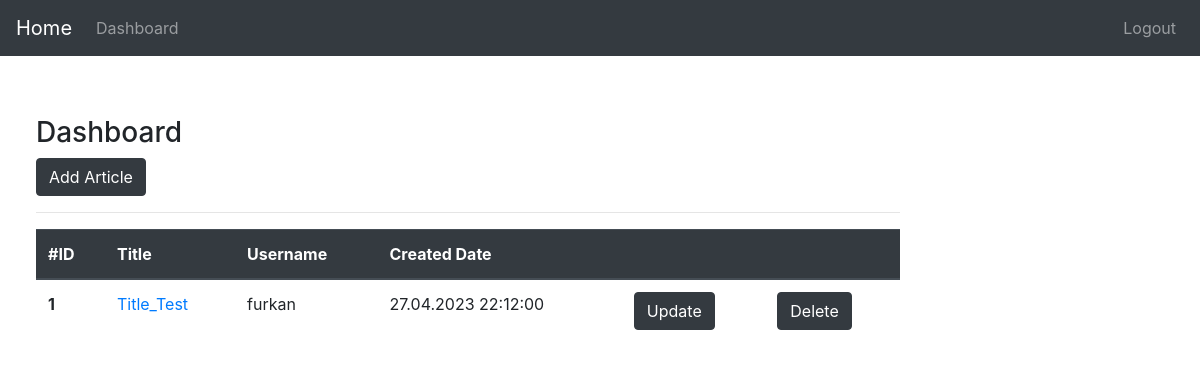
Page /dashboard (signed in) on the earlier database version.
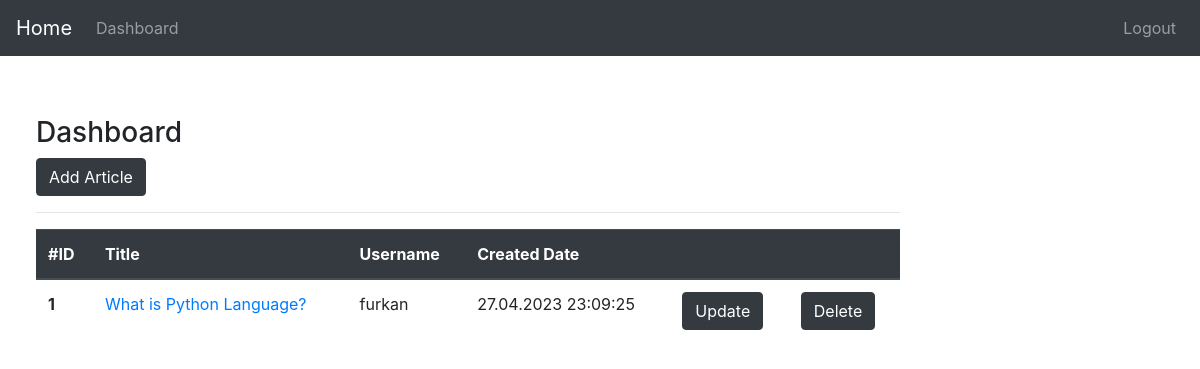
Same page on the later database version.
### main.py (models this page shows)
class Article(db.Model):
    article_id = db.Column(db.Integer , primary_key = True)
    username = db.Column(db.String , nullable = False )
    title = db.Column(db.String)
    content = db.Column(db.String)
    created_date = db.Column(db.String , default = datetime.now().strftime("%d.%m.%Y %H:%M:%S") )

### main.py (the view)
@app.route("/dashboard",methods=["GET","POST"])
@login_required
def dashboard():
    if request.method=="POST":
        return redirect(url_for("addarticle"))
    else:
        articles = Article.query.filter_by(username=session["username"]).all()
        if articles:
            return render_template("dashboard.html",articles=articles)
        else:
            return render_template("dashboard.html")

### main.py (called while the page is built)
@login_manager.user_loader
def load_user(user_id):
    return User.query.get(user_id)

### templates/dashboard.html
{% extends 'template.html' %}
{% block body %}
    <h3> Dashboard </h3>
    <a href="/addarticle"><button type="submit" class="btn btn-dark">Add Article</button></a>
    <hr>
    {% if articles %}
        <table class="table">
            <thead class="thead-dark">
            <tr>
                <th scope="col">#ID</th>
                <th scope="col">Title</th>
                <th scope="col">Username</th>
                <th scope="col">Created Date</th>
                <th scope="col"></th>
                <th scope="col"></th>
            </tr>
            </thead>
            <tbody>
                {% for article in articles %}
                    <tr>
                        <th scope="row">{{article.article_id}}</th>
                        <td><a href="/article-detail/{{article.article_id}}">{{article.title}}</a></td>
                        <td>{{article.username}}</td>
                        <td>{{article.created_date}}</td>
                        <td><a href="/update-article/{{article.article_id}}"><button class="btn btn-dark">Update</button></a></td>
                        <td><a href="/delete-article/{{article.article_id}}"><button class="btn btn-dark">Delete</button></a></td>
                    </tr>
                {% endfor %}
            </tbody>
        </table>
    {% endif %}
{% endblock  %}

### templates/template.html (shortened to what this page needs)
<!DOCTYPE html>
<html>
    <head>
        <link rel="stylesheet" href={{ url_for('static',filename='styles/template.css') }} type="text/css">
    </head>
    <body>
        {% include "includes/navbar.html" %}
        <div class="template">
            {% block body %}
            {% endblock  %}
        <link rel="stylesheet" href="https://cdn.jsdelivr.net/npm/bootstrap@4.3.1/dist/css/bootstrap.min.css">
        <link rel="stylesheet" href="https://use.fontawesome.com/releases/v5.7.0/css/all.css">
    </body>
</html>

### templates/includes/navbar.html (shortened to what this page needs)
<nav class="navbar navbar-expand-lg navbar-dark bg-dark">
    <a class="navbar-brand" href="/">Home</a>
    <div class="collapse navbar-collapse" id="navbarNavAltMarkup">
        <ul class="navbar-nav mr-auto">
          <li class="nav-item">
            <a class="nav-link" href="/dashboard">Dashboard</a>
          </li>
        </ul>
        <ul class="navbar-nav ml-auto">
          {% if current_user.is_authenticated and session["username"]%}
            <li class="nav-item">
              <a class="nav-link" href="/logout">Logout</a>
            </li>
          {% endif %}
        </ul>
      </div>
  </nav>

### static/styles/template.css (style rules this page uses)
.template { margin-right: 25%; margin-left: 3%; margin-top: 5%; }

Differences in the rows shown:
changed Article "furkan": title "Title_Test" → "What is Python Language?"; created_date "27.04.2023 22:12:00" → "27.04.2023 23:09:25"
